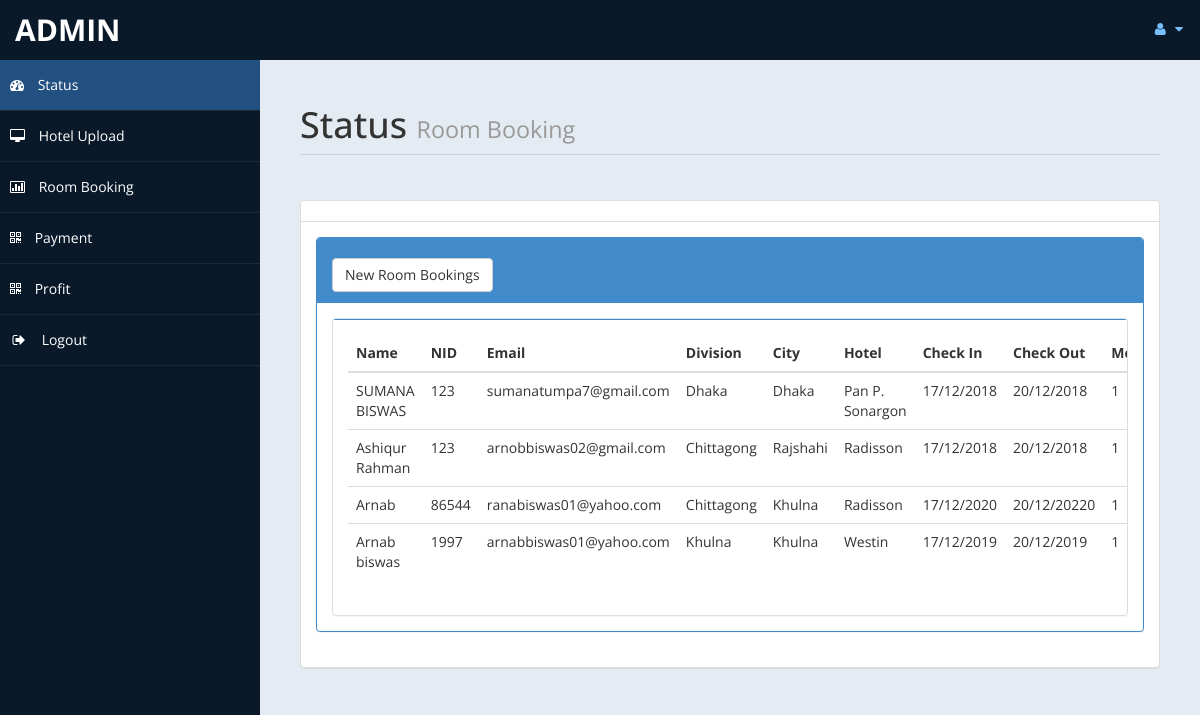
Screenshot of /Admin/roombook.php with the database file from the repository.
### tables this page shows
CREATE TABLE IF NOT EXISTS `book` (
  `id` int(11) NOT NULL AUTO_INCREMENT,
  `name` varchar(255) NOT NULL,
  `n_id` varchar(255) NOT NULL,
  `email` varchar(255) NOT NULL,
  `division` varchar(50) NOT NULL,
  `city` varchar(50) NOT NULL,
  `hotel_name` varchar(50) NOT NULL,
  `c_in` varchar(30) NOT NULL,
  `c_out` varchar(30) NOT NULL,
  `members` varchar(30) NOT NULL,
  PRIMARY KEY (`id`)
);

### Admin/roombook.php (the view, shortened to what this page needs)
<?php
include("connection.php");
?>
<!DOCTYPE html>
<html xmlns="http://www.w3.org/1999/xhtml">
<head>
    <link href="assets/css/bootstrap.css" rel="stylesheet" />
    <link href="assets/css/font-awesome.css" rel="stylesheet" />
    <link href="assets/js/morris/morris-0.4.3.min.css" rel="stylesheet" />
    <link href="assets/css/custom-styles.css" rel="stylesheet" />
</head>
<body>
    <div id="wrapper">
        <nav class="navbar navbar-default top-navbar" role="navigation">
            <div class="navbar-header">
                <a class="navbar-brand" href="admin_home.php">Admin </a>
            </div>
            <ul class="nav navbar-top-links navbar-right">
                <li class="dropdown">
                    <a class="dropdown-toggle" data-toggle="dropdown" href="#" aria-expanded="false">
                        <i class="fa fa-user fa-fw"></i> <i class="fa fa-caret-down"></i>
                    </a>
                </li>
            </ul>
        </nav>
        <nav class="navbar-default navbar-side" role="navigation">
            <div class="sidebar-collapse">
                <ul class="nav" id="main-menu">
                    <li>
                        <a class="active-menu" href="home.php"><i class="fa fa-dashboard"></i> Status</a>
                    </li>
                    <li>
                        <a href="roomupld.php"><i class="fa fa-desktop"></i> Hotel Upload</a>
                    </li>
					<li>
                        <a href="roombook.php"><i class="fa fa-bar-chart-o"></i> Room Booking</a>
                    </li>
                    <li>
                        <a href="payment.php"><i class="fa fa-qrcode"></i> Payment</a>
                    </li>
                    <li>
                        <a  href="profit.php"><i class="fa fa-qrcode"></i> Profit</a>
                    </li>
                    <li>
                        <a href="logout.php"><i class="fa fa-sign-out fa-fw"></i> Logout</a>
                    </li>
					</ul>
            </div>
        </nav>
        <div id="page-wrapper">
            <div id="page-inner">
                <div class="row">
                    <div class="col-md-12">
                        <h1 class="page-header">
                            Status <small>Room Booking </small>
                        </h1>
                    </div>
                </div>
					<div class="row">
                <div class="col-md-12">
                    <div class="panel panel-default">
                        <div class="panel-heading">
                        </div>
                        <div class="panel-body">
                            <div class="panel-group" id="accordion">
							<div class="panel panel-primary">
                                    <div class="panel-heading">
                                        <h4 class="panel-title">
                                            <a data-toggle="collapse" data-parent="#accordion" href="#collapseTwo">
											<button class="btn btn-default" type="button">
												 New Room Bookings  <span class="badge"><?php ?></span>
											</button>
											</a>
                                        </h4>
                                    </div>
                                    <div id="collapseTwo" class="panel-collapse in" style="height: auto;">
                                        <div class="panel-body">
                                           <div class="panel panel-default">
                        <div class="panel-body">
                            <div class="table-responsive">
                                <table class="table">
                                    <thead>
                                        <tr>
                                            <th>Name</th>
                                            <th>NID</th>
                                            <th>Email</th>
											<th>Division</th>
											<th>City</th>
											<th>Hotel</th>
											<th>Check In</th>
											<th>Check Out</th>
											<th>Members</th>
                                        </tr>
                                        <?php
                                        $q1="select * from book";
                                        $run=mysqli_query($db,$q1);
                                        while($row=mysqli_fetch_array($run))
                                        {
                                          $name=$row['name'];
                                          $n_id=$row['n_id'];
                                          $email=$row['email'];
                                          $division=$row['division'];
                                          $city=$row['city'];
                                          $hotel_name=$row['hotel_name'];
                                          $c_in=$row['c_in'];
                                          $c_out=$row['c_out'];
                                          $members=$row['members'];
                                        ?>
                                        <tr>
                                            <td><?php echo $name ?></td>
                                            <td><?php echo $n_id ?></td>
                                            <td><?php echo $email ?></td>
                                            <td><?php echo $division ?></td>
                                            <td><?php echo $city ?></td>
                                            <td><?php echo $hotel_name ?></td>
                                            <td><?php echo $c_in ?></td>
                                            <td><?php echo $c_out ?></td>
                                            <td><?php echo $members ?></td>
                                            <?php
                                        }
									        ?>
                                        </tr>
                                    </thead>
                                </table>
                            </div>
                        </div>
                    </div>
            </div>
        </div>
    </div>
</body>
</html>

### Admin/assets/css/custom-styles.css (style rules this page uses)
body { font-family: 'Open Sans', sans-serif; }
#wrapper { width: 100%; background:#09192A; }
#page-wrapper { padding: 15px 15px; min-height: 600px; background:#E5EBF2; }
#page-inner { width:100%; margin:10px 20px 10px 0px; background-color:transparent; padding:10px; min-height:1200px; }
h1, .h1, h2, .h2, h3, .h3 { margin-top: 7px; margin-bottom: -5px; }
h4 { padding-top:10px; }
.page-header { padding-bottom: 9px; margin: 10px 0 45px; border-bottom: 1px solid #C7D1DD; }
.panel-default > .panel-heading { color: #000; background-color: #FFFFFF; border-color: #ddd; font-weight:bold; }
.top-navbar { margin:0px; }
.top-navbar .navbar-brand { color: #fff; width: 260px; text-align: left; height: 60px; font-size: 30px; font-weight: 700; text-transform: uppercase; line-height: 30px; }
.top-navbar .nav > li { position: relative; display: inline-block; }
.top-navbar .nav > li > a { position: relative; display: block; padding: 19px 15px; color: #77C0FD; }
.active-menu { background-color:#225081!important; }
.sidebar-collapse , .sidebar-collapse .nav { background:none; }
.sidebar-collapse .nav { padding:0; }
.sidebar-collapse .nav > li > a { color:#fff; background:transparent; text-shadow:none; }
.sidebar-collapse > .nav > li > a { padding:15px 10px; }
.sidebar-collapse > .nav > li { border-bottom: 1px solid rgba(107, 108, 109, 0.19); }
.navbar-side { border:none; background-color: transparent; }
.top-navbar { background:#09192A; border-bottom:none; }
.top-navbar .nav > li > a > i { margin-right: 2px; }
.navbar-default { border:0px solid black; }
.navbar-header { background: #09192A; }
.nav > li > a > i { margin-right:10px; }
@media (min-width:768px) { #page-wrapper { margin: 0 0 0 260px; padding: 15px 30px; min-height: 1200px; } }
@media (min-width:768px) { .navbar-side { z-index: 1; position: absolute; width: 260px; } }
@media (min-width:768px) { .navbar { border-radius: 0px; } }

### rows the page displays
book: name "SUMANA BISWAS", n "123", email "sumanatumpa7@gmail.com", division "Dhaka", city "Dhaka", hotel_name "Pan P. Sonargon", c_in "17/12/2018", c_out "20/12/2018", members "1"
book: name "Ashiqur Rahman", n "123", email "arnobbiswas02@gmail.com", division "Chittagong", city "Rajshahi", hotel_name "Radisson", c_in "17/12/2018", c_out "20/12/2018", members "1"
book: name "Arnab", n "86544", email "ranabiswas01@yahoo.com", division "Chittagong", city "Khulna", hotel_name "Radisson", c_in "17/12/2020", c_out "20/12/20220", members "1"
book: name "Arnab biswas", n "1997", email "arnabbiswas01@yahoo.com", division "Khulna", city "Khulna", hotel_name "Westin", c_in "17/12/2019", c_out "20/12/2019", members "1"
